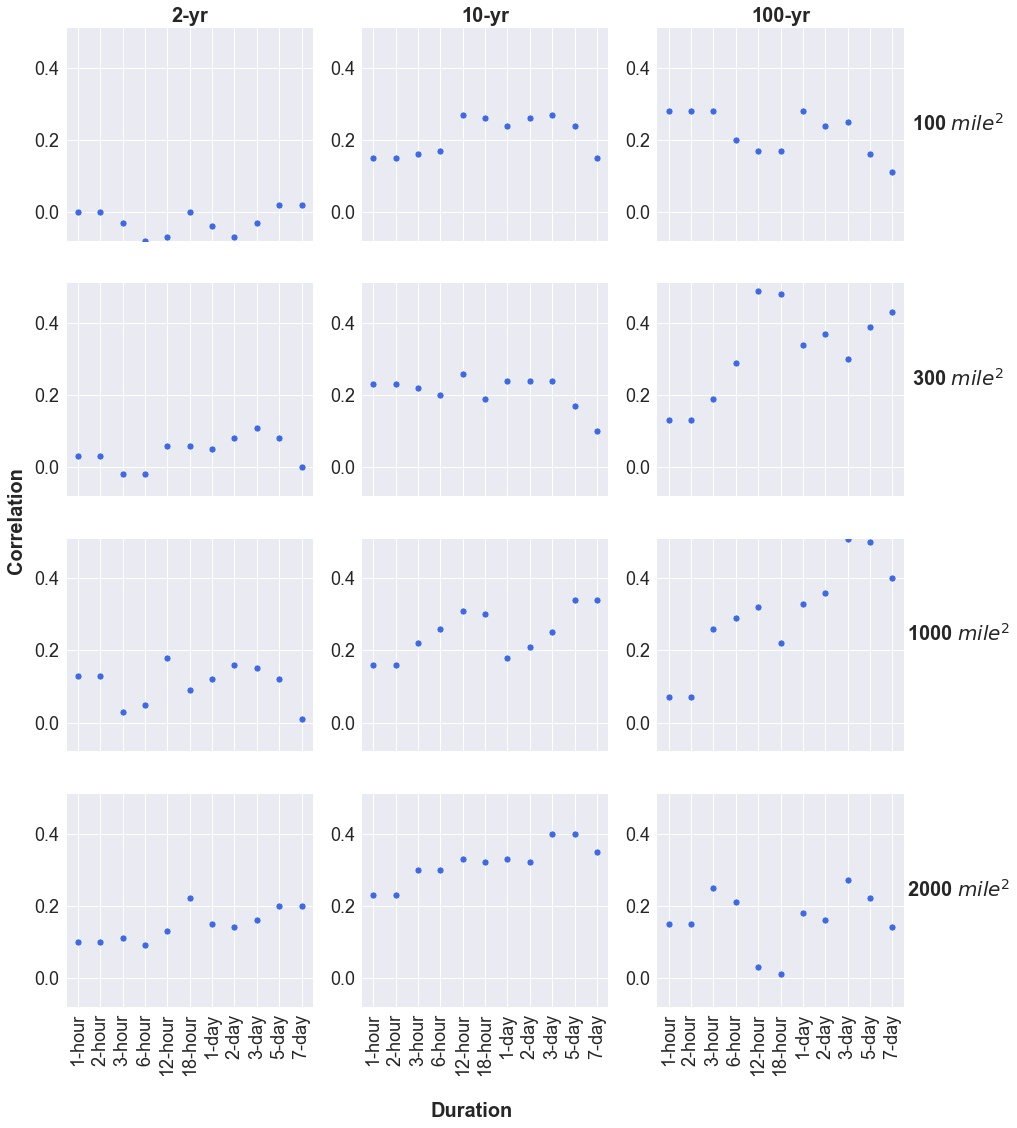

Source code (Python):
# -*- coding: utf-8 -*-
"""
Created on Wed Mar  9 07:51:26 2022

@author: sardekani
"""

# -*- coding: utf-8 -*-
"""
Created on Tue Mar  8 06:24:18 2022

@author: sardekani
"""

import pandas as pd
import numpy as np
import os
import matplotlib.pyplot as plt
import geopandas as gpd
import random 
import matplotlib.lines as mlines
import seaborn as sns
import scipy as sp

indir='P:/2021/ArizonaStorm/Regionality/lmoment/'

# Area Ar to generate map for ARF comparison in Sq Mile
AreaAr=[100, 300,1000,2000]

# Return Period Ar to generate map for ARF comparison
RP_Ar=[2,10,100]
RP_Ar=['2yr','10yr','100yr']

durationAr=['1h', '2h', '3h', '6h', '12h', '18h', '1d', '2d', '3d','5d','7d']
durationHrAr=[1,2,3,6,12,18,24,48,72,84,168]
durLabel=['1-hour', '2-hour', '3-hour', '6-hour', '12-hour', '18-hour', '1-day', '2-day', '3-day','5-day','7-day']

# To convert sq KM to sq Mile
conv=0.3861
     
title=['2-yr', '10-yr','100-yr']
y_label=['100 $mile^2$','300 $mile^2$','1000 $mile^2$','2000 $mile^2$']

# List of keys
keys = ["RP2_A100", "RP2_A300", "RP2_A1000", "RP2_A2000", "RP10_A100", "RP10_A300", "RP10_A1000", "RP10_A2000","RP100_A100", "RP100_A300", "RP100_A1000", "RP100_A2000"]

for i in range(12):
    globals()['Cor_ind%s' %str(i)]=[]
    globals()['P_ind%s' %str(i)]=[]
# create correlation dictionary
CorDict = dict.fromkeys(keys, [])

# create correlation dictionary
P_Dict = dict.fromkeys(keys, [])

# GEnerate map for each duration
for ind, dur in enumerate(durationAr): 
    infile='P:/2021/ArizonaStorm/GIS/shp/HUC8_dur'+dur+'_ARF_v2.shp'
    gdb=gpd.read_file(infile)
    HUC8_ARF=gdb.to_crs('epsg:2868')
    # A/l^2 
    HUC8_ARF['Al2']=HUC8_ARF.area/HUC8_ARF.length/HUC8_ARF.length

    HUC8_ARF['AreaSqMile']=HUC8_ARF['AreaSqKm']*conv

    keyInd=0
    # fig, axs = plt.subplots(4, 3)
    # fig.set_size_inches(15, 18)  #set it big enough for all subplots
    for i , area in enumerate(AreaAr):
        for j, RP in enumerate(RP_Ar):
            col=RP+'_'+str(area)+'sqMile'
            # Since shapefile columns name can't be longer than 10 in length
            col=col[0:10]
            HUC8_ARF.loc[HUC8_ARF['AreaSqMile']<area,col]=np.nan
            # corelation and p-value
            df=HUC8_ARF[['Al2',col]].dropna()
            key1='RP'+RP[:-2]+'_A'+str(area)
            print(key1)
            r, p = sp.stats.pearsonr(df['Al2'],df[col])
            globals()['P_ind%s' %keyInd].append(round(p,2))
            globals()['Cor_ind%s' %keyInd].append(round(r,2))
            keyInd+=1

# write correlation and p-values into a dataframe
Cor=[]
P=[]
for i in range(12): 
    Cor.append(globals()['Cor_ind%s' %str(i)])
    P.append(globals()['P_ind%s' %str(i)])
CorAr=np.array(Cor)
PAr=np.array(P)
df_Cor=pd.DataFrame(CorAr.T,columns=keys)
df_P=pd.DataFrame(PAr.T,columns=keys)
df_P['duration']=durLabel
df_Cor['duration']=durLabel
df_P['duration1']=list(np.arange(11))
df_Cor['duration1']=list(np.arange(11))

#get the min and and max values 
maxCor=max(df_Cor.iloc[:,:-2].max())
minCor=min(df_Cor.iloc[:,:-2].min())
maxP=max(df_P.iloc[:,:-2].max())
minP=min(df_P.iloc[:,:-2].min())

# generate subplot of correlation versus duration
plt.style.use('seaborn-white')
fig, axs = plt.subplots(4, 3)
fig.set_size_inches(15, 18)
for i , area in enumerate(AreaAr):
    for j, RP in enumerate(RP_Ar):
        col='RP'+RP[:-2]+'_A'+str(area)
        ax=sns.scatterplot(ax=axs[i][j],x='duration',y=col, data=df_Cor, color='royalblue')
        ax.set_ylim([minCor, maxCor])
        ax.set(xlabel=None)
        ax.set(ylabel=None)
        
        if i!=3:
            ax.set(xticklabels=[])
        if (i==0):
            ax.set_title(title[j], fontweight='bold', fontsize=20)
            ax.xaxis.labelpad = 50
        if (j==2):
            ax.set_ylabel(y_label[i], rotation=0,fontweight='bold', fontsize=20)
            ax.yaxis.labelpad = -333
        else:
            ax.set(ylabel=None)
        # ax2 = plt.twinx()
        # sns.scatterplot(ax=axs[i][j],x='duration1',y=col, data=df_P, color='red')
        # ax.set(xlabel=None)
        # ax.set(ylabel=None)
plt.setp(axs[3,0].get_xticklabels(), rotation=90)
plt.setp(axs[3,1].get_xticklabels(), rotation=90)
plt.setp(axs[3,2].get_xticklabels(), rotation=90)
fig.text(0.5, 0.04, 'Duration', ha='center', fontsize=20, fontweight='bold')
fig.text(0.07, 0.5, 'Correlation', va='center', rotation='vertical', fontsize=20, fontweight='bold')        
        
outfile="P:/2021/ArizonaStorm/Regionality/Map/CorrelationVsDuration_DARfVsShapeIndex2.jpg"
plt.savefig(outfile, bbox_inches='tight')
    
# generate subplot of pvalue versus duration
plt.style.use('seaborn')
fig, axs = plt.subplots(4, 3)
fig.set_size_inches(15, 18)
for i , area in enumerate(AreaAr):
    for j, RP in enumerate(RP_Ar):
        col='RP'+RP[:-2]+'_A'+str(area)
        ax=sns.scatterplot(ax=axs[i][j],x='duration',y=col, data=df_P, color='royalblue')
        ax.set_ylim([minP, maxP])
        ax.set(xlabel=None)
        ax.set(ylabel=None)
        
        if i!=3:
            ax.set(xticklabels=[])
        if (i==0):
            ax.set_title(title[j], fontweight='bold', fontsize=20)
            ax.xaxis.labelpad = 50
        if (j==2):
            ax.set_ylabel(y_label[i], rotation=0,fontweight='bold', fontsize=20)
            ax.yaxis.labelpad = -333
        else:
            ax.set(ylabel=None)
        # ax2 = plt.twinx()
        # sns.scatterplot(ax=axs[i][j],x='duration1',y=col, data=df_P, color='red')
        # ax.set(xlabel=None)
        # ax.set(ylabel=None)
plt.setp(axs[3,0].get_xticklabels(), rotation=90)
plt.setp(axs[3,1].get_xticklabels(), rotation=90)
plt.setp(axs[3,2].get_xticklabels(), rotation=90)
fig.text(0.5, 0.04, 'Duration', ha='center', fontsize=20, fontweight='bold')
fig.text(0.07, 0.5, 'P-value', va='center', rotation='vertical', fontsize=20, fontweight='bold')        
        
outfile="P:/2021/ArizonaStorm/Regionality/Map/PvalueVsDuration_DARfVsShapeIndex2.jpg"
plt.savefig(outfile, bbox_inches='tight')
    
      
